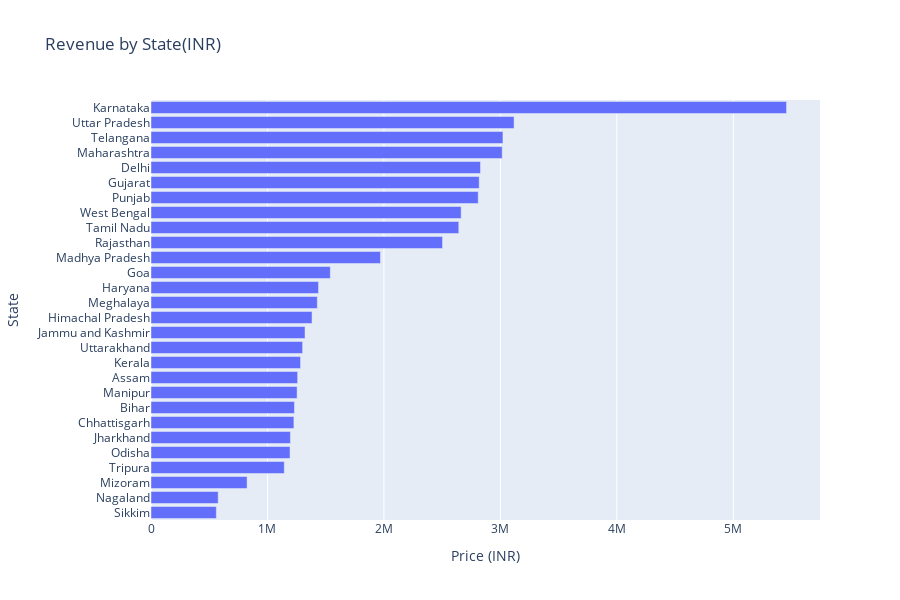

Source (notebook cell):
### Markdown cell above
##### – Displays state-wise revenue distribution.

### Code cell
fig = px.bar(
    df.groupby("State", as_index = False) ["Price (INR)"].sum()
    .sort_values("Price (INR)", ascending= False),
    x = "Price (INR)",
    y = "State",
    orientation = "h",
    title="Revenue by State(INR)"
)

fig.update_layout(height = 600, yaxis = dict(autorange= "reversed"))

fig.show()

### Figure 1 — Plotly figure (JSON) as saved in the notebook; plotly's stock layout.template omitted (floating-point values rounded to 4 significant figures)
{"data": [{"hovertemplate": "Price (INR)=%{x}<br>State=%{y}<extra></extra>", "legendgroup": "", "marker": {"color": "#636efa", "pattern": {"shape": ""}}, "name": "", "orientation": "h", "showlegend": false, "textposition": "auto", "type": "bar", "x": [5457000.0, 3117000.0, 3022000.0, 3016000.0, 2829000.0, 2818000.0, 2809000.0, 2663000.0, 2643000.0, 2503000.0, 1970000.0, 1539000.0, 1438000.0, 1428000.0, 1383000.0, 1323000.0, 1302000.0, 1284000.0, 1259000.0, 1254000.0, 1232000.0, 1227000.0, 1197000.0, 1194000.0, 1144000.0, 824900.0, 576800.0, 561000.0], "xaxis": "x", "y": ["Karnataka", "Uttar Pradesh", "Telangana", "Maharashtra", "Delhi", "Gujarat", "Punjab", "West Bengal", "Tamil Nadu", "Rajasthan", "Madhya Pradesh", "Goa", "Haryana", "Meghalaya", "Himachal Pradesh", "Jammu and Kashmir", "Uttarakhand", "Kerala", "Assam", "Manipur", "Bihar", "Chhattisgarh", "Jharkhand", "Odisha", "Tripura", "Mizoram", "Nagaland", "Sikkim"], "yaxis": "y"}], "layout": {"barmode": "relative", "height": 600, "legend": {"tracegroupgap": 0}, "title": {"text": "Revenue by State(INR)"}, "xaxis": {"anchor": "y", "domain": [0, 1], "title": {"text": "Price (INR)"}}, "yaxis": {"anchor": "x", "autorange": "reversed", "domain": [0, 1], "title": {"text": "State"}}}}
